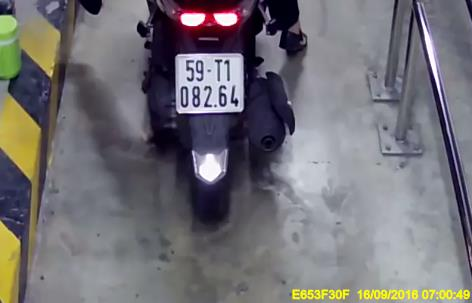
#> input picture dataset/0001_05318_b.jpg, 472 x 303 px; its folder holds only this picture in this run
$ python predict.py --path dataset/0001_05318_b.jpg   (older library calls are emulated)
#> lines starting #> are read from the running program, lines starting #| are printed output that depends on the picture; after the words box and inside, x2 and y2 are one past the last pixel; in counts of white or black regions, pixels touching at a corner belong together
### localization/canny.py
import cv2
import matplotlib.pyplot as plt
import matplotlib.patches as patches
import numpy as np
import sys
import os
import argparse
# [141 lines left out: functions localizeLP, order_points, main, not called in this run]

# [2 lines that do not run on import are left out]

### segmentation/contour.py
import cv2
import matplotlib.pyplot as plt
import matplotlib.patches as patches
from skimage.filters import threshold_otsu
import numpy as np
import sys
import os
import argparse
from operator import itemgetter, attrgetter

dir_path = os.path.dirname(os.path.realpath(__file__))
sys.path.append(dir_path+"/../localization")
from canny import localizeLP

def characterSegmentation(gray_plate,visualize=False):
	""" Return list of cropped boudding box of each character."""

	if gray_plate is None:
		return None
	# adaptive threshold to convert to binary image
	thre=cv2.adaptiveThreshold(gray_plate,255,cv2.ADAPTIVE_THRESH_GAUSSIAN_C,cv2.THRESH_BINARY_INV,13,14)
	# finding contours
	thre,contours,hierachy = cv2.findContours(thre,cv2.RETR_EXTERNAL,cv2.CHAIN_APPROX_NONE)
	width=gray_plate.shape[0]
	height=gray_plate.shape[1]
	min_h,min_w,max_h,max_w=(0.2*height,0.04*width,0.6*height,0.3*width)

	#list of characters in each line of license plate
	line1=[]
	line2=[]
	# list all characters
	rect_list=[]

	for c in contours:
		rect = cv2.boundingRect(c)
		(x,y,w,h)=rect
		if w<max_w and w>min_w and h>min_h and h<max_h and w/h>0.15 and w/h<0.6:
			if y<3*height/8:
				line1.append(rect)
			else:
				line2.append(rect)
	if len(line1)!=4 or (len(line2)!=4 and len(line2)!=5):
		print('	Can\'t detect.')
		return None

	line1.sort(key=itemgetter(0))
	line2.sort(key=itemgetter(0))
	rect_list=line1+line2
	print('	Detected',len(rect_list),'characters.')
	char_list=[gray_plate[y:y+h,x:x+w] for (x,y,w,h) in rect_list]

	if visualize:
		fig,(ax1)=plt.subplots(1,1)
		ax1.imshow(thre,cmap='gray')

		for c in contours:
			rect = cv2.boundingRect(c)
			(x,y,w,h)=rect
			if w<max_w and w>min_w and h>min_h and h<max_h and w/h>0.15 and w/h<0.6:
				rect_border = patches.Rectangle((x, y), w, h, edgecolor="red",linewidth=2, fill=False)
				ax1.add_patch(rect_border)
			else:
				rect_border = patches.Rectangle((x, y), w, h, edgecolor="green",linewidth=2, fill=False)
				ax1.add_patch(rect_border)

		plt.show(block=False)
		plt.pause(2)
		plt.close()

	return char_list


# [20 lines left out: function main, not called in this run]

# [2 lines that do not run on import are left out]

### predict.py
import os
from segmentation import contour
from localization import canny
from sklearn.externals import joblib
from skimage.transform import resize
from skimage.filters import threshold_otsu
import cv2
import time
import sys
import segmentation
import matplotlib.pyplot as plt
import argparse
import warnings
warnings.filterwarnings("ignore")

def predictResult(char_list):
	if char_list is None:
		return 0
	# [5 lines of commented-out code are left out]

	model_dir_char='model/letter_model.pkl'
	model_char = joblib.load(model_dir_char)
	model_dir='model/digit_model.pkl'
	model = joblib.load(model_dir)

	classification_result = []
	new_char_list=[]

	for i in range(len(char_list)):
		# converts it to a 1D array
		resized_char_face=resize(char_list[i],(28,12))
		threshold_value = threshold_otsu(resized_char_face)
		ret,binary_char_face=cv2.threshold(resized_char_face,threshold_value,255,cv2.THRESH_BINARY_INV)
		new_char_list.append(binary_char_face)
		char = binary_char_face.reshape(1,-1)
		if i!=2:
			result = model.predict(char)
		else:
			result=model_char.predict(char)
		classification_result.append(result)


	plate_string = ''
	for eachPredict in classification_result:
		plate_string += eachPredict[0]

	print('Final result is:',plate_string)
	return plate_string


def main():
	parser = argparse.ArgumentParser(usage="Visualize license plate localization using Canny edge detection")
	parser.add_argument("--folder", type=str, default='dataset', help="Visualize images in the specified folder.")
	parser.add_argument("--path", type=str, default='', help="Visualize image with the specified path.")
	args = parser.parse_args()

	paths=[]
	if hasattr(args,'path') and args.path:
		paths=[args.path]
	elif hasattr(args,'folder') and args.folder:
		files = os.listdir(args.folder)
		paths=[os.path.join(args.folder,file) for file in files]
	else:
		print('Error: Unexpected arguments.')

	for file in paths:
		print(file)
		img=cv2.imread(file)
#> img is the input picture: shape (303, 472, 3); mean B, G, R 117.5, 112.6, 114.7
		plate,contours=canny.localizeLP(img)
#> in localizeLP, `equal_histogram_img = cv2.equalizeHist(noise_removal_img)`:
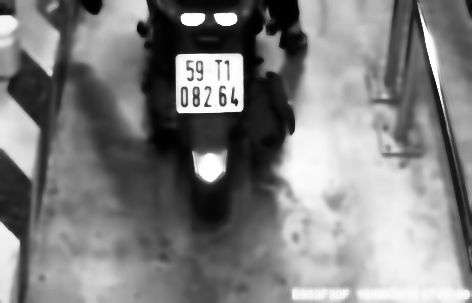
#> equal_histogram_img: shape (303, 472); min 0, max 255, mean 128.1
#> in localizeLP, `morph_img = cv2.morphologyEx(equal_histogram_img,cv2.MORPH_OPEN,kernel..`:
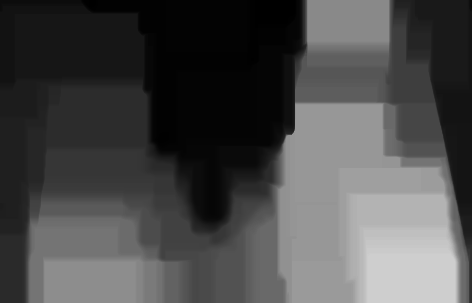
#> morph_img: shape (303, 472); min 0, max 206, mean 75.3
#> in localizeLP, `sub_morp_image = cv2.subtract(equal_histogram_img,morph_img)`:
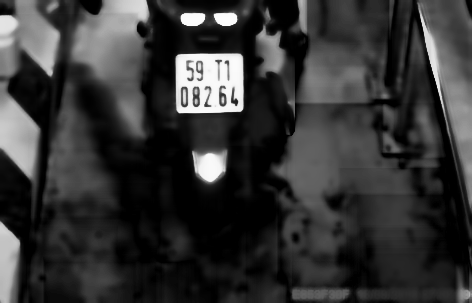
#> sub_morp_image: shape (303, 472); min 0, max 252, mean 52.9
#> in localizeLP, `ret,thresh_image = cv2.threshold(sub_morp_image,0,255,cv2.THRESH_OTSU)`:
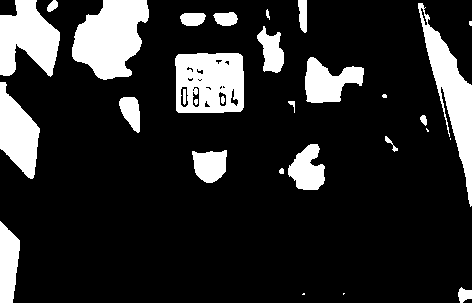
#> thresh_image: shape (303, 472); 16.9% white; 30 white regions (6 under 20 px), largest, box (x1, y1, x2, y2) and area: (72, 0, 149, 80) 4220, (175, 53, 244, 113) 3574, (418, 3, 472, 207) 3438
#> in localizeLP, `ret,thresh_image = cv2.threshold(sub_morp_image,0,255,cv2.THRESH_OTSU)`: ret = 95
#> in localizeLP, `canny_image = cv2.Canny(thresh_image,250,255)`: canny_image: shape (303, 472); 2% white in thin lines or dots
#> in localizeLP, `dilated_image = cv2.dilate(canny_image,kernel,iterations=1)`:
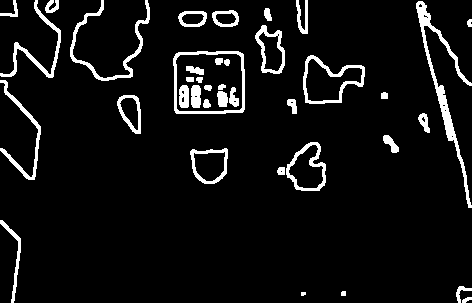
#> dilated_image: shape (303, 472); 6.8% white; 39 white regions (1 under 20 px)
#> in localizeLP, `dilated_image,contours, hierarchy = cv2.findContours(dilated_image, cv..`: contours = 61 contours, 16 with area under 20; largest, box (x1, y1, x2, y2) and area: (173, 51, 245, 114) 4262, (175, 53, 243, 112) 3736, (303, 55, 365, 104) 1858, (305, 58, 363, 102) 1374, (286, 142, 326, 191) 1330
#> in localizeLP, `large_contours= sorted(contours, key = cv2.contourArea, reverse = True..`: large_contours = 10 contours; largest, box (x1, y1, x2, y2) and area: (173, 51, 245, 114) 4262, (175, 53, 243, 112) 3736, (303, 55, 365, 104) 1858, (305, 58, 363, 102) 1374, (286, 142, 326, 191) 1330
#> the loop in localizeLP, `for contour in large_contours:` made 10 passes
#> after the loop in localizeLP, `for contour in large_contours:`: curr_min_area_error = 12.5
#> in localizeLP, `rect,region_height,region_width=license_plate_rect`: rect = [[176, 58], [238, 54], [242, 107], [179, 111]]; region_height = 53; region_width = 63
#> in localizeLP, `dst = np.array([ [0, 0], [region_width - 1, 0], [region_width - 1, reg..`: dst = [[0, 0], [62, 0], [62, 52], [0, 52]]
#> in localizeLP, `M = cv2.getPerspectiveTransform(rect, dst)`: M = [[1.02, -0.0579, -176.6], [0.0657, 1.02, -70.6], [3.96e-05, 0.000308, 1]]
#> in localizeLP, `ret_plate=cv2.cvtColor(plate,cv2.COLOR_BGR2GRAY)`:
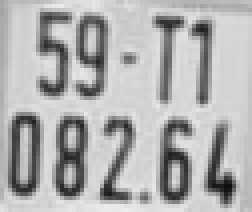
#> ret_plate: shape (53, 63) (shown 4 times larger); min 15, max 236, mean 175.5
		char_list=contour.characterSegmentation(plate)
#> in characterSegmentation, `thre=cv2.adaptiveThreshold(gray_plate,255,cv2.ADAPTIVE_THRESH_GAUSSIAN..`:
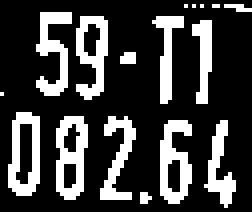
#> thre: shape (53, 63) (shown 4 times larger); 24.6% white in thin lines or dots
#> in characterSegmentation, `thre,contours,hierachy = cv2.findContours(thre,cv2.RETR_EXTERNAL,cv2.C..`: contours = 17 contours, 8 with area under 20; largest, box (x1, y1, x2, y2) and area: (2, 28, 10, 49) 120, (14, 29, 22, 50) 116, (40, 30, 48, 51) 98, (19, 4, 27, 25) 92, (9, 3, 18, 24) 58
#> the loop in characterSegmentation, `for c in contours:` made 17 passes
#> (x, y, w, h) on passes 1 to 12: (35, 48, 3, 3), (51, 30, 8, 22), (40, 30, 8, 21), (25, 29, 9, 21), (14, 29, 8, 21), (2, 28, 8, 21), (0, 23, 1, 1), (30, 13, 4, 3), (48, 5, 5, 21), (38, 4, 8, 22), (19, 4, 8, 21), (9, 3, 9, 21)
#> (c, x, y, w, h) on pass 14: ([[53, 1], [54, 1]], 53, 1, 2, 1)
#> after the loop in characterSegmentation, `for c in contours:`: line1 = [(48, 5, 5, 21), (38, 4, 8, 22), (19, 4, 8, 21), (9, 3, 9, 21)]; line2 = [(51, 30, 8, 22), (40, 30, 8, 21), (25, 29, 9, 21), (14, 29, 8, 21), (2, 28, 8, 21)]
#> in characterSegmentation, `rect_list=line1+line2`: rect_list = [(9, 3, 9, 21), (19, 4, 8, 21), (38, 4, 8, 22), (48, 5, 5, 21), (2, 28, 8, 21), (14, 29, 8, 21), (25, 29, 9, 21), (40, 30, 8, 21), (51, 30, 8, 22)]
#| 	Detected 9 characters.
#> in characterSegmentation, `char_list=[gray_plate[y:y+h,x:x+w] for (x,y,w,h) in rect_list]`: char_list = 9 items
#> char_list = 9 items
		if char_list is None:
			continue
		string=predictResult(char_list)
#> (reads model/letter_model.pkl from the repository)
		plt.subplot(221)
		plt.imshow(img)
		plt.subplot(222)
		plt.imshow(plate,cmap='gray')
		plt.title(string)
		for i in range(len(char_list)):
			plt.subplot(2,len(char_list),len(char_list)+i+1)
			plt.imshow(char_list[i],cmap='gray')
		plt.waitforbuttonpress()


if __name__=="__main__":
#> (the run stopped early here; a loop or call above may not have finished)
